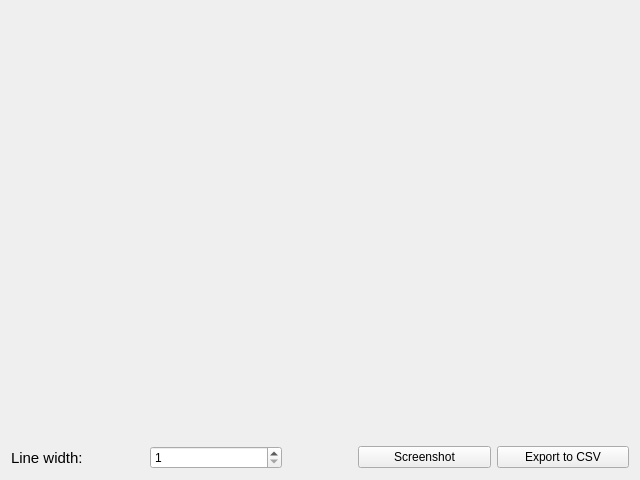
<?xml version="1.0" encoding="UTF-8"?>
<ui version="4.0">
 <class>QMSMplot</class>
 <widget class="QWidget" name="QMSMplot">
  <property name="geometry">
   <rect>
    <x>0</x>
    <y>0</y>
    <width>640</width>
    <height>480</height>
   </rect>
  </property>
  <property name="minimumSize">
   <size>
    <width>640</width>
    <height>480</height>
   </size>
  </property>
  <property name="windowTitle">
   <string>AbstractMeasurement</string>
  </property>
  <layout class="QVBoxLayout" name="verticalLayoutMeasurement">
   <item>
    <widget class="QwtPlot" name="qwtPlot"/>
   </item>
   <item>
    <layout class="QHBoxLayout" name="horizontalLayoutButtons">
     <item>
      <layout class="QHBoxLayout" name="horizontalLayoutSpinBox">
       <item>
        <widget class="QLabel" name="label">
         <property name="font">
          <font>
           <pointsize>11</pointsize>
           <weight>50</weight>
           <bold>false</bold>
          </font>
         </property>
         <property name="text">
          <string>Line width:</string>
         </property>
        </widget>
       </item>
       <item>
        <widget class="QSpinBox" name="spinBox">
         <property name="minimum">
          <number>1</number>
         </property>
         <property name="maximum">
          <number>10</number>
         </property>
        </widget>
       </item>
       <item>
        <spacer name="horizontalSpacer">
         <property name="orientation">
          <enum>Qt::Horizontal</enum>
         </property>
         <property name="sizeType">
          <enum>QSizePolicy::Preferred</enum>
         </property>
         <property name="sizeHint" stdset="0">
          <size>
           <width>70</width>
           <height>20</height>
          </size>
         </property>
        </spacer>
       </item>
       <item>
        <widget class="QPushButton" name="pushButtonScreenshot">
         <property name="text">
          <string>Screenshot</string>
         </property>
        </widget>
       </item>
       <item>
        <widget class="QPushButton" name="pushButtonCSV">
         <property name="text">
          <string>Export to CSV</string>
         </property>
        </widget>
       </item>
      </layout>
     </item>
    </layout>
   </item>
  </layout>
 </widget>
 <customwidgets>
  <customwidget>
   <class>QwtPlot</class>
   <extends>QFrame</extends>
   <header>qwt_plot.h</header>
   <container>1</container>
  </customwidget>
 </customwidgets>
 <resources/>
 <connections/>
</ui>
